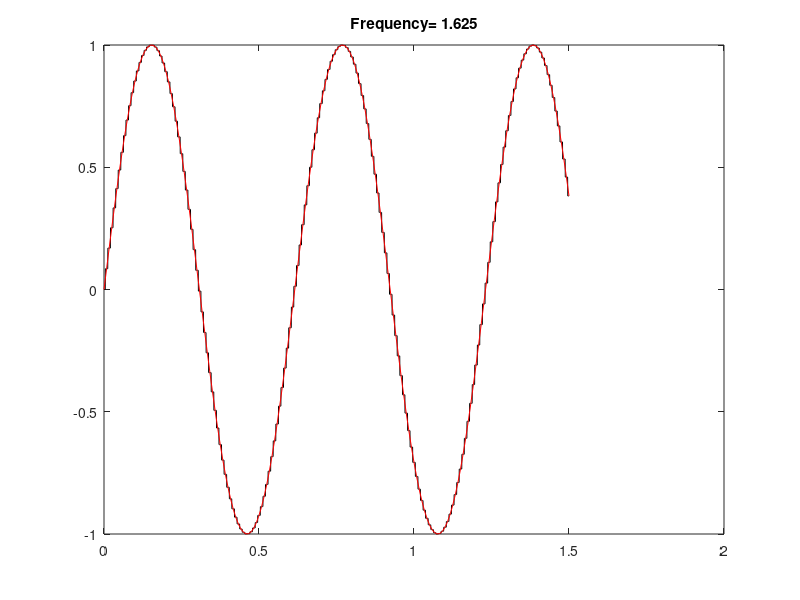

The MATLAB source for this figure: (Note: this script raises an error after producing the figure.)
% simulatedPSD

% Produce a 120Hz sampled stimulus to match the monitor
dur_in_sec=1.5; % duration of stimulus collection
Fs_stim=120; % sampling rate of the monitor
Fs=2000; % sampling rate of the brain
dur_in_freq=dur_in_sec*Fs_stim; % duration in sampling frequency of the monitor
sampling_monitor=0:1/Fs_stim:dur_in_sec;
sampling_VEP=0:1/Fs:dur_in_sec;
stim_freq=[1.625 3.25 7.5 15 30];
plot_color=['k','b','r','g','c','m','y'];
window=[750 1500];

for x=1:length(stim_freq)
    flicker=sin(2*pi*sampling_monitor*stim_freq(x));
    for y=1:length(window)
        for z=1:length(sampling_VEP)
            temp1=sampling_monitor-sampling_VEP(z);
            temp2=min(abs(temp1));
            temp3=find(abs(temp1)==temp2);
            simVEP(:,z)=flicker(:,temp3(1));
        end
        if y==1
            figure(1)
            plot(sampling_VEP,simVEP,'-k')
            hold on
            plot(sampling_monitor,flicker,'-r')
            title(['Frequency= ' num2str(stim_freq(x))])
            ax=gca;
            ax.Box='off';
            ax.TickDir='out';
            pause
            hold off
        end

        [psd, freqs] = pwelch(simVEP,window(y),[],[],Fs);
        figure(2)
        subplot(1,length(window),y)
        plot(freqs,psd,plot_color(x))
        hold on
        title(['Window= ' num2str(window(y))])
        ax=gca;
        ax.Box='off';
        ax.TickDir='out';
%         ax.XScale='log';
        ax.XLim=[0.1 152];
        ax.YLim=[0 1];
        pause
    end
end